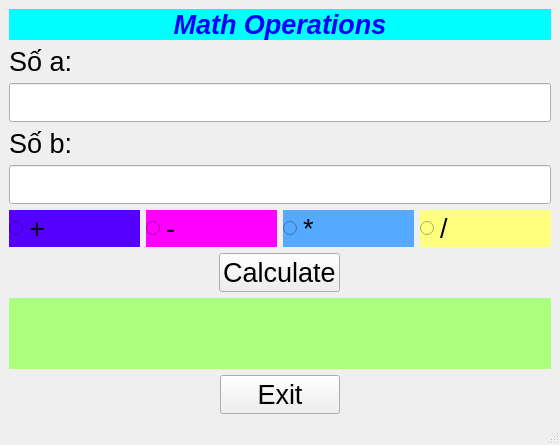
<?xml version="1.0" encoding="UTF-8"?>
<ui version="4.0">
 <class>MainWindow</class>
 <widget class="QMainWindow" name="MainWindow">
  <property name="geometry">
   <rect>
    <x>0</x>
    <y>0</y>
    <width>560</width>
    <height>445</height>
   </rect>
  </property>
  <property name="windowTitle">
   <string>MainWindow</string>
  </property>
  <widget class="QWidget" name="centralwidget">
   <layout class="QVBoxLayout" name="verticalLayout_2">
    <item>
     <layout class="QVBoxLayout" name="verticalLayout">
      <item>
       <widget class="QLabel" name="label">
        <property name="font">
         <font>
          <pointsize>20</pointsize>
          <weight>75</weight>
          <italic>true</italic>
          <bold>true</bold>
         </font>
        </property>
        <property name="styleSheet">
         <string notr="true">color: rgb(0, 0, 255);
background-color: rgb(0, 255, 255);</string>
        </property>
        <property name="text">
         <string>Math Operations</string>
        </property>
        <property name="alignment">
         <set>Qt::AlignCenter</set>
        </property>
       </widget>
      </item>
      <item>
       <widget class="QLabel" name="label_2">
        <property name="font">
         <font>
          <pointsize>20</pointsize>
         </font>
        </property>
        <property name="text">
         <string>Số a:</string>
        </property>
       </widget>
      </item>
      <item>
       <widget class="QLineEdit" name="lineEdit_soa">
        <property name="font">
         <font>
          <pointsize>20</pointsize>
         </font>
        </property>
       </widget>
      </item>
      <item>
       <widget class="QLabel" name="label_3">
        <property name="font">
         <font>
          <pointsize>20</pointsize>
         </font>
        </property>
        <property name="text">
         <string>Số b:</string>
        </property>
       </widget>
      </item>
      <item>
       <widget class="QLineEdit" name="lineEdit_sob">
        <property name="font">
         <font>
          <pointsize>20</pointsize>
         </font>
        </property>
       </widget>
      </item>
      <item>
       <layout class="QHBoxLayout" name="horizontalLayout">
        <item>
         <widget class="QRadioButton" name="radioButton_cong">
          <property name="font">
           <font>
            <pointsize>20</pointsize>
           </font>
          </property>
          <property name="styleSheet">
           <string notr="true">background-color: rgb(85, 0, 255);</string>
          </property>
          <property name="text">
           <string>+</string>
          </property>
         </widget>
        </item>
        <item>
         <widget class="QRadioButton" name="radioButton_tru">
          <property name="font">
           <font>
            <pointsize>20</pointsize>
           </font>
          </property>
          <property name="styleSheet">
           <string notr="true">background-color: rgb(255, 0, 255);</string>
          </property>
          <property name="text">
           <string>-</string>
          </property>
         </widget>
        </item>
        <item>
         <widget class="QRadioButton" name="radioButton_nhan">
          <property name="font">
           <font>
            <pointsize>20</pointsize>
           </font>
          </property>
          <property name="styleSheet">
           <string notr="true">background-color: rgb(85, 170, 255);</string>
          </property>
          <property name="text">
           <string>*</string>
          </property>
         </widget>
        </item>
        <item>
         <widget class="QRadioButton" name="radioButton_chia">
          <property name="font">
           <font>
            <pointsize>20</pointsize>
           </font>
          </property>
          <property name="styleSheet">
           <string notr="true">background-color: rgb(255, 255, 127);</string>
          </property>
          <property name="text">
           <string>/</string>
          </property>
         </widget>
        </item>
       </layout>
      </item>
     </layout>
    </item>
    <item alignment="Qt::AlignHCenter">
     <widget class="QPushButton" name="pushButton_calculate">
      <property name="maximumSize">
       <size>
        <width>200</width>
        <height>16777215</height>
       </size>
      </property>
      <property name="font">
       <font>
        <pointsize>20</pointsize>
       </font>
      </property>
      <property name="layoutDirection">
       <enum>Qt::LeftToRight</enum>
      </property>
      <property name="text">
       <string>Calculate</string>
      </property>
      <property name="icon">
       <iconset>
        <normaloff>../images/gear.png</normaloff>../images/gear.png</iconset>
      </property>
      <property name="iconSize">
       <size>
        <width>32</width>
        <height>32</height>
       </size>
      </property>
     </widget>
    </item>
    <item>
     <widget class="QLabel" name="label_result">
      <property name="font">
       <font>
        <pointsize>20</pointsize>
       </font>
      </property>
      <property name="styleSheet">
       <string notr="true">background-color: rgb(170, 255, 127);</string>
      </property>
      <property name="text">
       <string/>
      </property>
     </widget>
    </item>
    <item alignment="Qt::AlignHCenter">
     <widget class="QPushButton" name="pushButton_exit">
      <property name="minimumSize">
       <size>
        <width>120</width>
        <height>0</height>
       </size>
      </property>
      <property name="maximumSize">
       <size>
        <width>120</width>
        <height>16777215</height>
       </size>
      </property>
      <property name="font">
       <font>
        <pointsize>20</pointsize>
       </font>
      </property>
      <property name="text">
       <string>Exit</string>
      </property>
      <property name="icon">
       <iconset>
        <normaloff>../images/no.png</normaloff>../images/no.png</iconset>
      </property>
      <property name="iconSize">
       <size>
        <width>32</width>
        <height>32</height>
       </size>
      </property>
     </widget>
    </item>
   </layout>
  </widget>
  <widget class="QMenuBar" name="menubar">
   <property name="geometry">
    <rect>
     <x>0</x>
     <y>0</y>
     <width>560</width>
     <height>22</height>
    </rect>
   </property>
  </widget>
  <widget class="QStatusBar" name="statusbar"/>
 </widget>
 <resources/>
 <connections/>
</ui>
